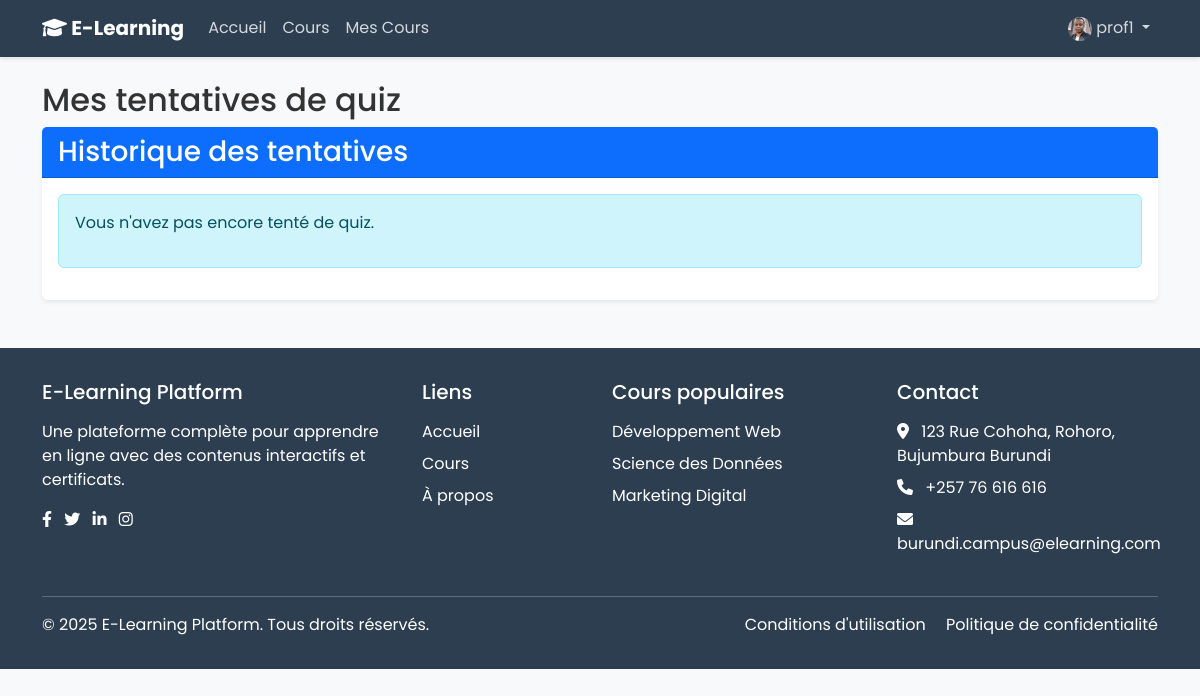
The app's page /quizzes/my-attempts/ (signed in) with its own data.
### accounts/models.py (models this page shows, shortened)
class User(AbstractUser):
    is_student = models.BooleanField(default=False)
    is_instructor = models.BooleanField(default=False)
    bio = models.TextField(blank=True)
    profile_picture = models.ImageField(upload_to='profile_pics/', blank=True, null=True)

### quizzes/views.py (the view)
# urls.py: path('my-attempts/', views.student_quiz_attempts, name='student_quiz_attempts'),
@login_required
def student_quiz_attempts(request):
    attempts = QuizAttempt.objects.filter(student=request.user).order_by('-start_time')
    return render(request, 'quizzes/student_quiz_attempts.html', {
        'attempts': attempts
    })

### templates/quizzes/student_quiz_attempts.html (shortened to what this page needs)
{% extends 'base.html' %}
{% block content %}
<div class="container my-4">
    <h2>Mes tentatives de quiz</h2>
    <div class="card shadow-sm">
        <div class="card-header bg-primary text-white">
            <h3 class="mb-0">Historique des tentatives</h3>
        </div>
        <div class="card-body">
            {% if attempts %}
                <div class="table-responsive">
                    <table class="table table-striped">
                        <thead>
                            <tr>
                                <th>Date</th>
                                <th>Cours</th>
                                <th>Module</th>
                                <th>Quiz</th>
                                <th>Score</th>
                                <th>Statut</th>
                                <th>Actions</th>
                            </tr>
                        </thead>
                        <tbody>
                            {% for attempt in attempts %}
                                <tr>
                                    <td>{{ attempt.start_time|date:"d/m/Y H:i" }}</td>
                                    <td>{{ attempt.quiz.module.course.title }}</td>
                                    <td>{{ attempt.quiz.module.title }}</td>
                                    <td>{{ attempt.quiz.title }}</td>
                                    <td>
                                        {% if attempt.score %}
                                            {{ attempt.score|floatformat:1 }}%
                                        {% else %}
                                            -
                                        {% endif %}
                                    </td>
                                    <td>
                                        {% if attempt.passed %}
                                            <span class="badge bg-success">Réussi</span>
                                        {% elif attempt.score %}
                                            <span class="badge bg-danger">Échoué</span>
                                        {% else %}
                                            <span class="badge bg-warning text-dark">Incomplet</span>
                                        {% endif %}
                                    </td>
                                    <td>
                                        {% if attempt.score %}
                                            <a href="{% url 'quiz_result' attempt.id %}" class="btn btn-sm btn-primary">
                                                Voir résultats
                                            </a>
                                        {% endif %}
                                        {% if not attempt.passed %}
                                            <a href="{% url 'take_quiz' attempt.quiz.id %}" class="btn btn-sm btn-outline-primary">
                                                Réessayer
                                            </a>
                                        {% endif %}
                                    </td>
                                </tr>
                            {% endfor %}
                        </tbody>
                    </table>
                </div>
            {% else %}
                <div class="alert alert-info">
                    <p>Vous n'avez pas encore tenté de quiz.</p>
                </div>
            {% endif %}
        </div>
    </div>
</div>
{% endblock %}

### templates/base.html (shortened to what this page needs)
<!DOCTYPE html>
<html lang="fr">
<head>
    <link href="https://cdn.jsdelivr.net/npm/bootstrap@5.3.0/dist/css/bootstrap.min.css" rel="stylesheet">
    <link href="https://cdnjs.cloudflare.com/ajax/libs/font-awesome/6.0.0-beta3/css/all.min.css" rel="stylesheet">
</head>
<body>
    <nav class="navbar navbar-expand-lg navbar-dark">
        <div class="container">
            <a class="navbar-brand" href="{% url 'home' %}">
                <i class="fas fa-graduation-cap"></i> E-Learning
            </a>
            <div class="collapse navbar-collapse" id="navbarNav">
                <ul class="navbar-nav me-auto">
                    <li class="nav-item">
                        <a class="nav-link" href="{% url 'home' %}">Accueil</a>
                    </li>
                    <li class="nav-item">
                        <a class="nav-link" href="{% url 'courses:course_list' %}">Cours</a>
                    </li>
                    {% if user.is_authenticated and user.is_instructor %}
                    <li class="nav-item">
                        <a class="nav-link" href="{% url 'courses:instructor_courses' %}">Mes Cours</a>
                    </li>
                    {% endif %}
                </ul>
                <ul class="navbar-nav">
                    {% if user.is_authenticated %}
                    <li class="nav-item dropdown">
                        <a class="nav-link dropdown-toggle" href="#" id="navbarDropdown" role="button" data-bs-toggle="dropdown">
                            {% if user.profile_picture %}
                            <img src="{{ user.profile_picture.url }}" alt="{{ user.username }}" class="rounded-circle" width="24" height="24">
                            {% else %}
                            <i class="fas fa-user-circle"></i>
                            {% endif %}
                            {{ user.username }}
                        </a>
                    </li>
                    {% endif %}
                </ul>
            </div>
        </div>
    </nav>
    <main>
        {% block content %}{% endblock %}
    </main>
    <footer class="footer mt-5">
        <div class="container">
            <div class="row">
                <div class="col-md-4 mb-4 mb-md-0">
                    <h5 class="mb-3">E-Learning Platform</h5>
                    <p class="mb-3">Une plateforme complète pour apprendre en ligne avec des contenus interactifs et certificats.</p>
                    <div class="social-icons">
                        <a href="#" class="text-white me-2"><i class="fab fa-facebook-f"></i></a>
                        <a href="#" class="text-white me-2"><i class="fab fa-twitter"></i></a>
                        <a href="#" class="text-white me-2"><i class="fab fa-linkedin-in"></i></a>
                        <a href="#" class="text-white"><i class="fab fa-instagram"></i></a>
                    </div>
                </div>
                <div class="col-md-2 mb-4 mb-md-0">
                    <h5 class="mb-3">Liens</h5>
                    <ul class="list-unstyled">
                        <li class="mb-2"><a href="{% url 'home' %}" class="text-white text-decoration-none">Accueil</a></li>
                        <li class="mb-2"><a href="{% url 'courses:course_list' %}" class="text-white text-decoration-none">Cours</a></li>
                        <li><a href="#" class="text-white text-decoration-none">À propos</a></li>
                    </ul>
                </div>
                <div class="col-md-3 mb-4 mb-md-0">
                    <h5 class="mb-3">Cours populaires</h5>
                    <ul class="list-unstyled">
                        <li class="mb-2"><a href="#" class="text-white text-decoration-none">Développement Web</a></li>
                        <li class="mb-2"><a href="#" class="text-white text-decoration-none">Science des Données</a></li>
                        <li><a href="#" class="text-white text-decoration-none">Marketing Digital</a></li>
                    </ul>
                </div>
                <div class="col-md-3">
                    <h5 class="mb-3">Contact</h5>
                    <ul class="list-unstyled">
                        <li class="mb-2"><i class="fas fa-map-marker-alt me-2"></i> 123 Rue Cohoha, Rohoro, Bujumbura Burundi</li>
                        <li class="mb-2"><i class="fas fa-phone me-2"></i> +257 76 616 616</li>
                        <li><i class="fas fa-envelope me-2"></i> burundi.campus@elearning.com</li>
                    </ul>
                </div>
            </div>
            <hr class="mt-4 border-light">
            <div class="row">
                <div class="col-md-6 text-md-start text-center">
                    <p class="mb-0">&copy; 2025 E-Learning Platform. Tous droits réservés.</p>
                </div>
                <div class="col-md-6 text-md-end text-center">
                    <p class="mb-0">
                        <a href="#" class="text-white text-decoration-none me-3">Conditions d'utilisation</a>
                        <a href="#" class="text-white text-decoration-none">Politique de confidentialité</a>
                    </p>
                </div>
            </div>
        </div>
    </footer>
</body>
</html>

### templates/base.html (style rules this page uses)
:root { --primary-color: #2c3e50; --secondary-color: #3498db; --accent-color: #e74c3c; --bg-light: #f8f9fa; --text-color: #333; }
body { font-family: 'Poppins', sans-serif; background-color: var(--bg-light); color: var(--text-color); }
.navbar { background-color: var(--primary-color); box-shadow: 0 2px 4px rgba(0, 0, 0, 0.1); }
.navbar-brand { font-weight: 700; color: white; }
.nav-link { color: rgba(255, 255, 255, 0.8); transition: color 0.3s; }
.card { border: none; box-shadow: 0 5px 15px rgba(0, 0, 0, 0.05); transition: transform 0.3s; }
.footer { background-color: var(--primary-color); color: white; padding: 2rem 0; }

### records on screen
User: profile_picture (picture), username "prof1"
